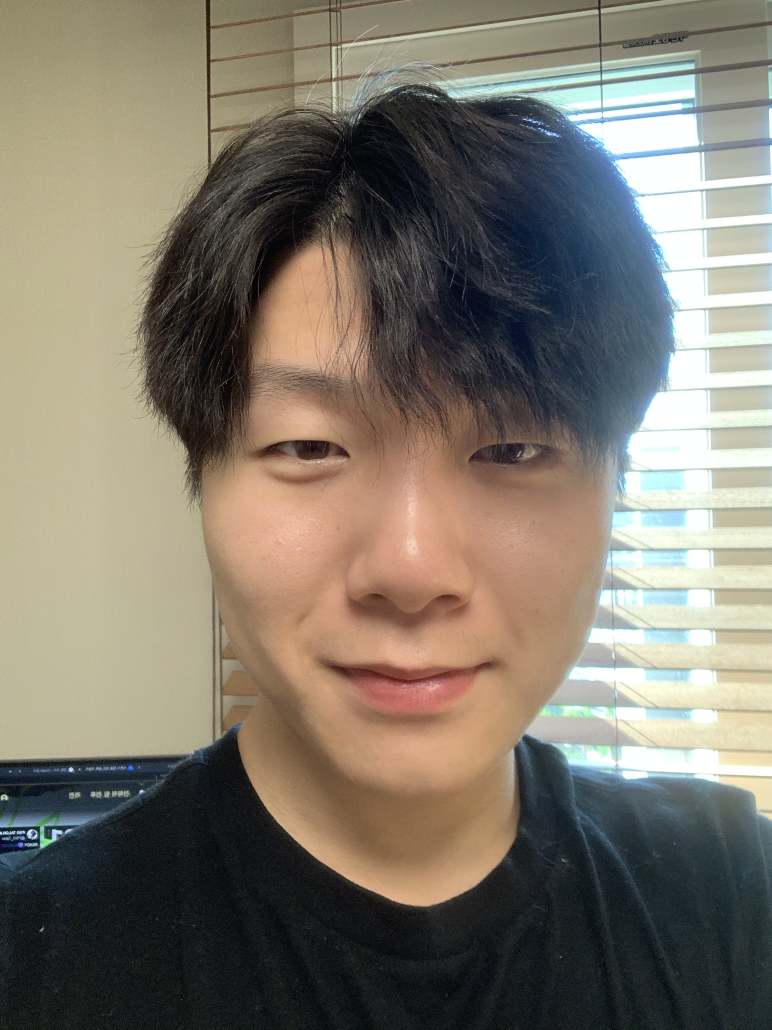
#> input picture project.jpg, 2316 x 3088 px, found by its file name (shown at 1/3 size)
$ jupyter execute --allow-errors '프로젝트1 시놉.ipynb'
#> lines starting #> are read from the running program, lines starting #| are printed output that depends on the picture
## 프로젝트 기획
- 프로젝트 명
- 개발환경( 사용할 언어, 모듈 등)
- 주의 사항 : 1.5일 분량 계획
- 슬랙(프로젝트 1 채널)에 프로젝트에 계획을 공유

## 수행
- 프로그래밍/디버깅
- 문제점이 있으면 문의

## 과제 보고
- 슬랙(프로젝트 1 채널)에 프로젝트 결과물 공유

1)소스코드, 프로그램에 대한 설명)
2) 프로그램에 대한 설명 #왠만해서 노션이 좋을 듯.
    - 클래스, 알고리즘.. 나만의 기술
    - 제약사항. 개선점

- 조별 발표(월요일 오전)
- 전체 공유(팀당 1~2명)

[cell 1]
import cv2

nw = 400

CHARS='!@#$%^&*()_+=-/?\|><.,;:`~[]{}"'
image = cv2.imread('project.jpg', 0) #flag 0은 흑백이라 z값이 사라짐.
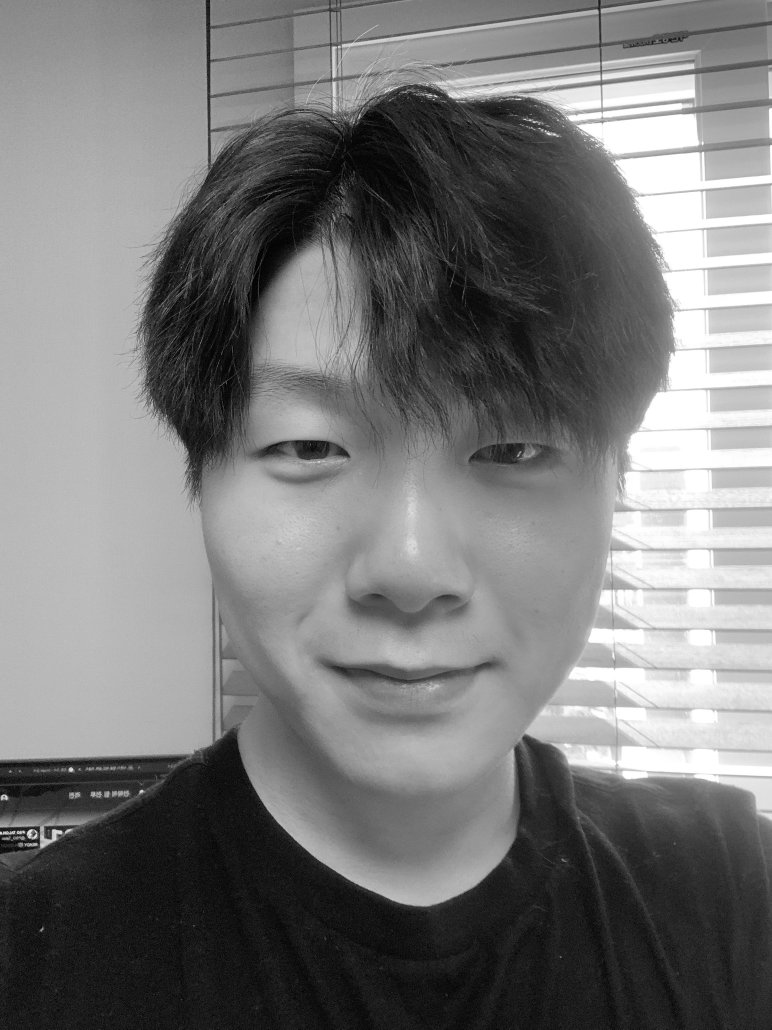
#> image: shape (3088, 2316) (shown at 1/3 size); min 0, max 255, mean 120.1

h, w = image.shape
#> h = 3088; w = 2316

nh = int(h / w * nw)
#> nh = 533

image = cv2.resize(image, (nw, nh))
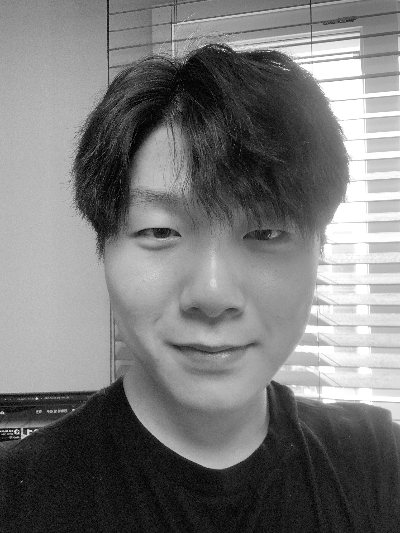
#> image: shape (533, 400); min 0, max 255, mean 120

#> (the rest of this cell did not finish here and is left out)
